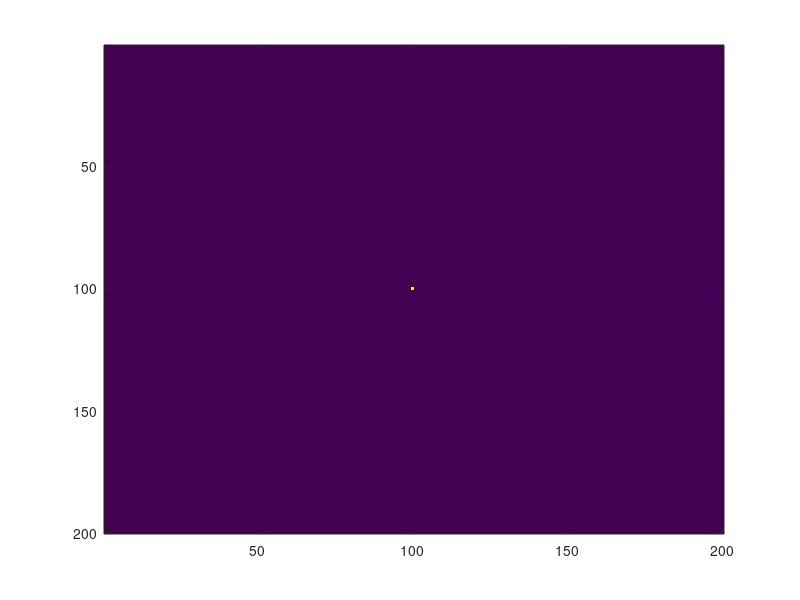

MATLAB code to generate this figure: (Note: this script raises an error after producing the figure.)
clear all;
close all;
pkg load image

sz = 200;
Grid = zeros(sz,sz);

cr = 7.5; % cell radius
ncy = 3;
c_idx = 1; %cell index
n_cell = 1;
%moore neighboorhood

row = ((1:sz).*ones(sz,1))';
col = (1:sz).*ones(sz,1);

%initialisation
Grid(sz/2,sz/2)=1;
lG = sz/2;
cG = sz/2;

%Il y a envrion 50 µL de volume et si on a 10 000 cellules par µL ça 500 000 cellules
% La puce peut normalement contenir environ 30 000 000 de cellues. Là on en met moins d'un million

%0.5*2*2*2*2

while(c_idx<10*sz)
   idx = find(Grid!=0);
   discrepancy=length(1:c_idx)-length(idx)
   goal  = 1:c_idx;
   truth = sort(Grid(idx))';
   imagesc(Grid!=0)
   waitforbuttonpress

##   %migration
##   for j=1:24
##     idx = find(Grid!=0);
##     j;
##     [r0 c0] = ind2sub([sz, sz],idx);
##     %lG = round((sum(r0))/length(r0))
##     %cG = round((sum(c0))/length(c0))
##
##     % on bouge que celle du bord
##     perim = im2double(bwperim(Grid));
##     idx_p = find(perim!=0);
##
##    for i = 1:length(idx_p)
##        %bwperim(Grid)
##        %waitforbuttonpress
##        perim = im2double(bwperim(Grid));
##        idx_p = find(perim!=0);
##
##        [r c] = ind2sub([sz, sz],idx_p(i));
##        pos = [r c]
##        %Grid = migrate2D_chip(Grid,pos,c_idx,sz);
##        %hold on;
##        if(length(idx_p(i))>1)
##          Grid = migrate2D_sphere(Grid,pos,c_idx,sz,100,100);
##        endif
##        %Grid
##        %hold off;
##        %imagesc(Grid!=0)
##        %waitforbuttonpress
##    endfor
##    %imagesc(Grid!=0)
##    %waitforbuttonpress
##   endfor

	for j = 1:24
		Grid = migrate2D_sphere_ctr(Grid,lG,cG)
	endfor

	imagesc(Grid!=0)
	waitforbuttonpress

   % division loop
	idx = find(Grid!=0);
	for i = 1:length(idx)
		idx(i);
		pos(2) = col(idx(i));
		pos(1) = row(idx(i));
		pos;
		Grid = divide2D(Grid,pos,c_idx+1,sz);
		Grid;
		c_idx = c_idx+1;
	endfor
  disp("end of loop")
  imagesc(Grid!=0)
  waitforbuttonpress

endwhile

